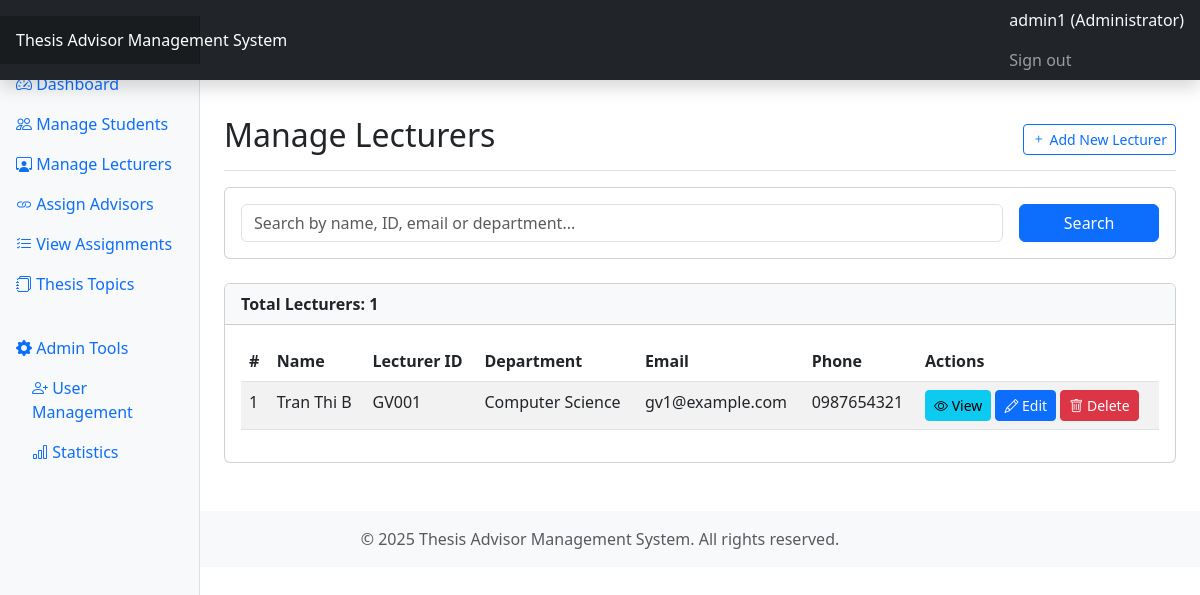
Page /giangvien/index (signed in) on the committed database.
### tables this page shows
CREATE TABLE IF NOT EXISTS GiangVien (
    GiangVienID INT AUTO_INCREMENT PRIMARY KEY,
    HoTen VARCHAR(100) NOT NULL,
    MaGiangVien VARCHAR(20) NOT NULL UNIQUE,
    Email VARCHAR(100) NOT NULL UNIQUE,
    SoDienThoai VARCHAR(15),
    BoMon VARCHAR(100) NOT NULL   
);

### controllers/GiangVienController.php (called while the page is built, shortened)
<?php
class GiangVienController {
    private $pdo;
    public function __construct($pdo) {
        $this->pdo = $pdo;
    }
    public function index() {
        require_once 'models/GiangVien.php';
        $page = isset($_GET['page']) ? (int)$_GET['page'] : 1;
        $search = isset($_GET['search']) ? $_GET['search'] : '';
        $limit = 10;
        $giangVienModel = new GiangVien($this->pdo);
        $giangviens = $giangVienModel->getAllWithPagination($page, $limit, $search);
        $totalLecturers = $giangVienModel->countWithSearch($search);
        require_once 'views/layouts/header.php';
        require_once 'views/giangvien/index.php';
        require_once 'views/layouts/footer.php';
    }
}

### models/BaseModel.php (called while the page is built, shortened)
<?php
class BaseModel {
    public function __construct($pdo) {
        $this->pdo = $pdo;
    }
}

### models/GiangVien.php (called while the page is built, shortened)
<?php
require_once 'BaseModel.php';
class GiangVien extends BaseModel {
    public function getAllWithPagination($page = 1, $limit = 10, $search = '') {
        $offset = ($page - 1) * $limit;
        $sql = "SELECT * FROM GiangVien";
        if (!empty($search)) {
            $sql .= " WHERE HoTen LIKE ? OR MaGiangVien LIKE ? OR Email LIKE ? OR BoMon LIKE ?";
            $params = ["%$search%", "%$search%", "%$search%", "%$search%"];
            $stmt = $this->pdo->prepare($sql . " LIMIT $limit OFFSET $offset");
            $stmt->execute($params);
        } else {
            $stmt = $this->pdo->prepare($sql . " LIMIT $limit OFFSET $offset");
            $stmt->execute();
        }
        return $stmt->fetchAll(PDO::FETCH_ASSOC);
    }
    public function countWithSearch($search = '') {
        $sql = "SELECT COUNT(*) FROM GiangVien";
        if (!empty($search)) {
            $sql .= " WHERE HoTen LIKE ? OR MaGiangVien LIKE ? OR Email LIKE ? OR BoMon LIKE ?";
            $params = ["%$search%", "%$search%", "%$search%", "%$search%"];
            $stmt = $this->pdo->prepare($sql);
            $stmt->execute($params);
        } else {
            $stmt = $this->pdo->prepare($sql);
            $stmt->execute();
        }
        return $stmt->fetchColumn();
    }
}

### views/giangvien/index.php (the view, shortened to what this page needs)
<div class="d-flex justify-content-between flex-wrap flex-md-nowrap align-items-center pt-3 pb-2 mb-3 border-bottom">
    <h1 class="h2">Manage Lecturers</h1>
    <div class="btn-toolbar mb-2 mb-md-0">
        <a href="<?= BASE_URL ?>giangvien/create" class="btn btn-sm btn-outline-primary">
            <i class="bi bi-plus"></i> Add New Lecturer
        </a>
    </div>
</div>
<div class="card mb-4">
    <div class="card-body">
        <form action="<?= BASE_URL ?>giangvien/index" method="GET" class="row g-3">
            <div class="col-md-10">
                <input type="text" class="form-control" name="search" placeholder="Search by name, ID, email or department..." value="<?= isset($search) ? htmlspecialchars($search) : '' ?>">
            </div>
            <div class="col-md-2">
                <button type="submit" class="btn btn-primary w-100">Search</button>
            </div>
        </form>
    </div>
</div>
<div class="card">
    <div class="card-header bg-light">
        <strong>Total Lecturers: <?= $totalLecturers ?></strong>
    </div>
    <div class="card-body">
        <?php if (count($giangviens) > 0): ?>
            <div class="table-responsive">
                <table class="table table-striped table-hover">
                    <thead>
                        <tr>
                            <th>#</th>
                            <th>Name</th>
                            <th>Lecturer ID</th>
                            <th>Department</th>
                            <th>Email</th>
                            <th>Phone</th>
                            <th>Actions</th>
                        </tr>
                    </thead>
                    <tbody>
                        <?php foreach ($giangviens as $index => $gv): ?>
                            <tr>
                                <td><?= (($page - 1) * 10) + $index + 1 ?></td>
                                <td><?= htmlspecialchars($gv['HoTen']) ?></td>
                                <td><?= htmlspecialchars($gv['MaGiangVien']) ?></td>
                                <td><?= htmlspecialchars($gv['BoMon']) ?></td>
                                <td><?= htmlspecialchars($gv['Email']) ?></td>
                                <td><?= $gv['SoDienThoai'] ? htmlspecialchars($gv['SoDienThoai']) : 'N/A' ?></td>
                                <td>
                                    <a href="<?= BASE_URL ?>giangvien/view/<?= $gv['GiangVienID'] ?>" class="btn btn-sm btn-info">
                                        <i class="bi bi-eye"></i> View
                                    </a>
                                    <a href="<?= BASE_URL ?>giangvien/edit/<?= $gv['GiangVienID'] ?>" class="btn btn-sm btn-primary">
                                        <i class="bi bi-pencil"></i> Edit
                                    </a>
                                    <a href="<?= BASE_URL ?>giangvien/delete/<?= $gv['GiangVienID'] ?>" class="btn btn-sm btn-danger"
                                       onclick="return confirm('Are you sure you want to delete this lecturer?');">
                                        <i class="bi bi-trash"></i> Delete
                                    </a>
                                </td>
                            </tr>
                        <?php endforeach; ?>
                    </tbody>
                </table>
            </div>
        <?php else: ?>
            <div class="alert alert-info">
                No lecturers found. <?php if (!empty($search)): ?><a href="<?= BASE_URL ?>giangvien/index">Clear search</a><?php endif; ?>
            </div>
        <?php endif; ?>
    </div>
</div>

### rows in the picture
giangvien: index "1", HoTen "Tran Thi B", MaGiangVien "GV001", BoMon "Computer Science", Email "gv1@example.com", SoDienThoai "0987654321"

### other values in the picture
SITE_NAME "Thesis Advisor Management System"
$_SESSION['user']['Username'] "admin1"
$_SESSION['user']['Role'] "Administrator"
$totalLecturers "1"
